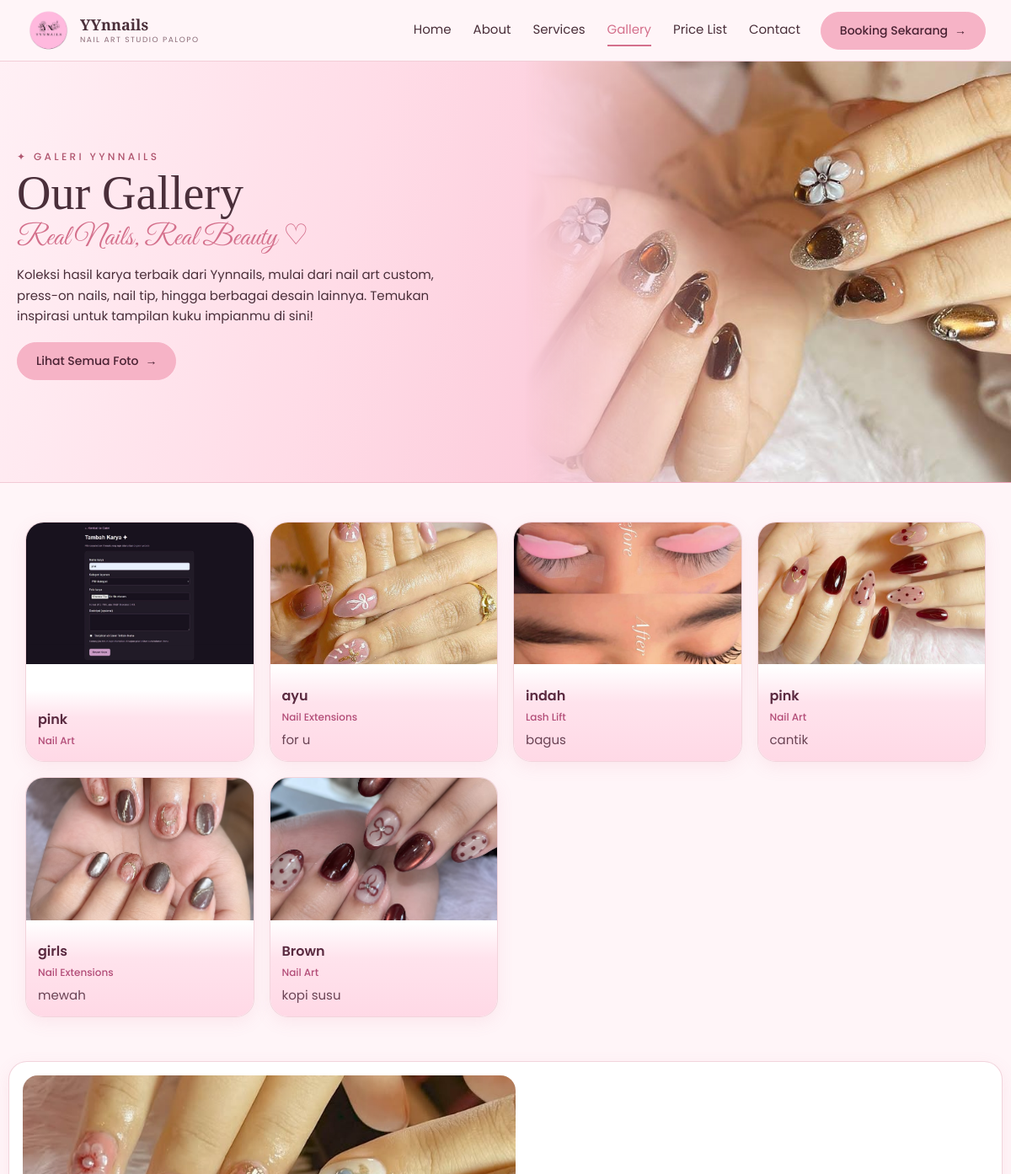
Before: /gallery.php (upper part) with the older database file.
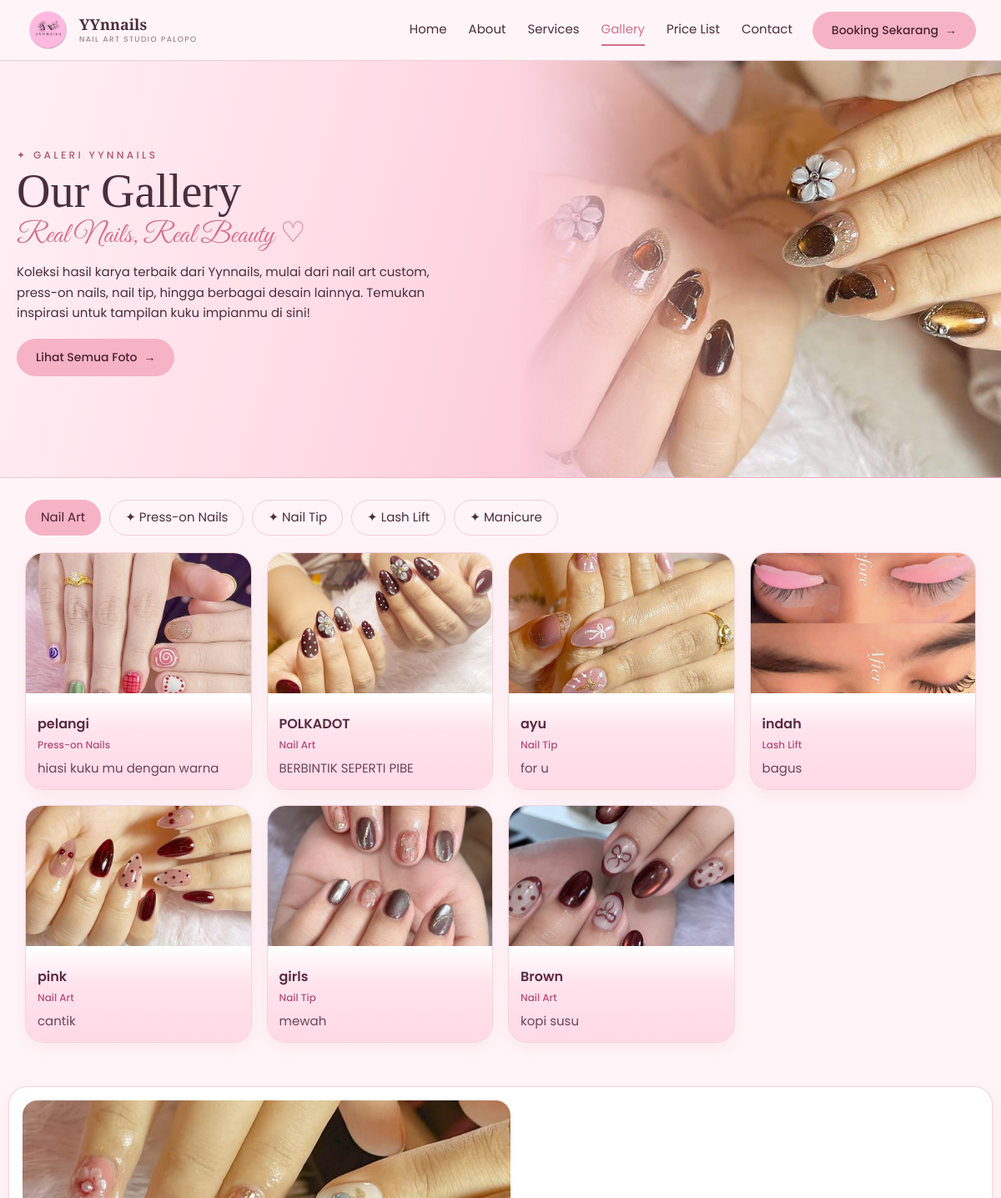
After: the same page with the newer database file.
### tables this page shows
CREATE TABLE IF NOT EXISTS `galeri` (
  `id_galeri` int unsigned NOT NULL AUTO_INCREMENT,
  `judul` varchar(150) NOT NULL,
  `kategori` varchar(100) NOT NULL,
  `foto` varchar(255) NOT NULL,
  `deskripsi` text,
  `created_at` timestamp NOT NULL DEFAULT CURRENT_TIMESTAMP,
  `karya_terbaik` tinyint(1) NOT NULL DEFAULT '0',
  PRIMARY KEY (`id_galeri`)
);

CREATE TABLE IF NOT EXISTS `layanan` (
  `id_layanan` int NOT NULL AUTO_INCREMENT,
  `nama_layanan` varchar(100) NOT NULL,
  `deskripsi` text NOT NULL,
  `harga` decimal(12,2) NOT NULL,
  `satuan` varchar(20) NOT NULL DEFAULT '',
  `gambar` varchar(255) NOT NULL DEFAULT '',
  `gambar_harga` varchar(255) NOT NULL DEFAULT '',
  `ikon` varchar(20) NOT NULL DEFAULT '✦',
  `kategori` varchar(30) NOT NULL,
  `kelompok` enum('utama','lainnya') NOT NULL DEFAULT 'utama',
  `urutan` int NOT NULL DEFAULT '0',
  `tampil_layanan` tinyint(1) NOT NULL DEFAULT '1',
  `tampil_harga` tinyint(1) NOT NULL DEFAULT '1',
  `bisa_booking` tinyint(1) NOT NULL DEFAULT '1',
  `unggulan` tinyint(1) NOT NULL DEFAULT '0',
  `aktif` tinyint(1) NOT NULL DEFAULT '1',
  `durasi_menit` int NOT NULL DEFAULT '60',
  PRIMARY KEY (`id_layanan`)
);

### gallery.php (called while the page is built)
<?php
require __DIR__ . '/includes/lib.php';
render_page('gallery');

### data/content.php (called while the page is built, shortened)
<?php
$I = 'assets/img/';
$JAM = ['10:00','11:00','13:00','14:00','15:00','16:00','17:00','19:00'];
$cats = [['Semua'], ['Nail Art','nailart','✦'], ['Press-on Nails','presson','🎀'], ['Nail Tip','tip','🦋'],
         ['Lash Lift','lash','👁'], ['Manicure','mani','🪷'],['Remover Nail Art','remover','♡']];
$footerCta = ['Booking Sekarang','booking.php'];

### includes/db.php (called while the page is built)
<?php
function db(): PDO {
  static $koneksi = null;
  if ($koneksi === null) {
    require __DIR__ . '/../config/database.php';
    $koneksi = $pdo;
  }
  return $koneksi;
}

### includes/layanan.php (called while the page is built, shortened)
<?php
require_once __DIR__ . '/db.php';
function layanan_semua(): array {
  static $cache = null;
  try {
    $cache = db()->query(
      'SELECT id_layanan, nama_layanan, deskripsi, harga, satuan, gambar, gambar_harga,
              ikon, kategori, kelompok, tampil_layanan, tampil_harga, bisa_booking, unggulan
       FROM layanan
       WHERE aktif = 1
       ORDER BY urutan, id_layanan'
    )->fetchAll();
  } catch (Throwable $e) {
    error_log('Gagal memuat layanan: ' . $e->getMessage());
    $cache = [];
  }
  return $cache;
}
function layanan_nama_booking(): array {
  $nama = [];
  foreach (layanan_semua() as $r) {
    if ((int) $r['bisa_booking'] === 1) $nama[] = $r['nama_layanan'];
  }
  return $nama;
}

### includes/lib.php (the view, shortened to what this page needs)
<?php
$C = require __DIR__ . '/../data/content.php';
function e($s){ return htmlspecialchars((string)$s, ENT_QUOTES, 'UTF-8'); }
function nl($s){ return nl2br(e($s)); }
function g($a, $k, $d = ''){ return $a[$k] ?? $d; }
function u($x){
  global $C; $s = $C['site'];
  $m = [
    '@wa'=>'https://wa.me/'.$s['wa'],
    '@ig'=>$s['ig'],
    '@tt'=>$s['tt'],
    '@fb'=>$s['fb'],
    '@mail'=>'mailto:'.$s['email'],
    '@maps'=>$s['maps'],
    '@contact'=>'contact.php'
  ];
  return e($m[$x] ?? $x);
}
function img($src, $alt = ''){
  if ($src && is_file(dirname(__DIR__).'/'.$src)) return '<img src="'.e($src).'" alt="'.e($alt).'" loading="lazy">';
  return '<div class="ph"><span>'.e($alt).'</span></div>';
}
function btn($b){ $st = $b[2] ?? 'primary'; return '<a class="btn '.e($st).'" href="'.u($b[1]).'">'.e($b[0]).' <i>→</i></a>'; }
function btns($a){ $o = ''; foreach ($a ?: [] as $b) $o .= btn($b); return $o ? '<div class="btns">'.$o.'</div>' : ''; }
function chips($f){
  $o = '<div class="chips">';
  foreach ($f as $k => $c) $o .= '<button type="button" class="chip'.($k ? '' : ' on').'" data-f="'.($k ? e($c[1]) : '*').'">'.($k ? '<span>'.e($c[2] ?? '✦').'</span> ' : '').e($c[0]).'</button>';
  return $o.'</div>';
}
function logo(){
    return '<a class="logo" href="index.php">'
        . '<img src="assets/img/logo.png" alt="Logo Yynnails" class="logo-img">'
        . '<span class="logo-text">'
        . '<b>YYnnails</b>'
        . '<small>NAIL ART STUDIO PALOPO</small>'
        . '</span>'
        . '</a>';
}
require_once __DIR__ . '/booking.php';
require_once __DIR__ . '/db.php';
require_once __DIR__ . '/layanan.php';
require_once __DIR__ . '/header.php';
require_once __DIR__ . '/footer.php';
function render_page($k){
  global $C; $p = $C['pages'][$k];
  top($p);
  foreach ($p['sections'] as $s) { $f = 's_'.$s['type']; if (function_exists($f)) $f($s); }
  foot();
}
function s_hero($s){
  echo '<section class="hero">';
  echo '<div class="hero-layout">';
  echo '<div class="hero-copy">';
  echo '<p class="eyebrow">✦ '.e(g($s,'eyebrow')).'</p>';
  echo '<h1>'.e($s['title']).'</h1>';
  echo '<p class="script">'.e(g($s,'script')).'</p>';
  echo '<p class="lead">'.nl(g($s,'text')).'</p>';
  echo btns(g($s,'buttons',[]));
  echo '</div>';
  echo '<div class="himg">';
  echo img(g($s,'image'), $s['title']);
  echo '</div>';
  echo '</div></section>';
}
function s_gallery($s){
  $pdo = db();
  $kategoriList = layanan_nama_booking();
  try {
    $stmt = $pdo->query(
      'SELECT judul, kategori, foto, deskripsi
       FROM galeri
       ORDER BY created_at DESC, id_galeri DESC'
    );
    $karya = $stmt->fetchAll(PDO::FETCH_ASSOC);
  } catch (Throwable $e) {
    error_log('Gagal memuat galeri: ' . $e->getMessage());
    $karya = [];
  }
  echo '<section class="sec" id="semua"><div class="wrap" data-filter-scope>';
  $filter = [];
  foreach ($kategoriList as $kategori) {
    $filter[] = [$kategori, $kategori, '✦'];
  }
  echo chips($filter);
  echo '<div class="grid g4 k-gal">';
  foreach ($karya as $i) {
    $kategori = $i['kategori'] ?? '';
    $foto = $i['foto'] ?? '';
    $pathFoto = dirname(__DIR__) . '/' . ltrim($foto, '/');
    if ($foto === '' || !is_file($pathFoto)) {
      continue;
    }
    echo '<article class="card" data-cat="' . e($kategori) . '">';
    echo '<div class="cimg">' . img($foto, $i['judul']) . '</div>';
    echo '<div class="cap"><div>';
    echo '<h3>' . e($i['judul']) . '</h3>';
    echo '<small>' . e($kategori) . '</small>';
    if (!empty($i['deskripsi'])) {
      echo '<p>' . nl($i['deskripsi']) . '</p>';
    }
    echo '</div></div></article>';
  }
  echo '</div></div></section>';
}
function s_detail($s){
  echo '<section class="sec" id="detail"><div class="wrap detail"><div class="slider" data-imgs="'.e(json_encode($s['images'])).'">'.img($s['images'][0], $s['title'])
     . '<button type="button" class="prev">‹</button><button type="button" class="next">›</button><span class="cnt">1 / '.count($s['images']).'</span></div>'
     . '<div><p class="eyebrow">'.e($s['eyebrow']).'</p><h2>'.e($s['title']).'</h2><p>'.nl($s['text']).'</p><div class="tags">';
  echo '</div><div class="share"><span>Share:</span>';
  echo '</div></div></div></section>';
}

### includes/header.php
<?php
require_once __DIR__ . '/navbar.php';
function top($p){
  global $C;
  echo '<!doctype html><html lang="id"><head><meta charset="utf-8"><meta name="viewport" content="width=device-width,initial-scale=1">'
     . '<title>'.e($p['title']).' – '.e($C['site']['name']).'</title>'
     . '<link rel="icon" type="image/png" href="assets/img/favicon.png?v=2"><link rel="shortcut icon" href="favicon.ico?v=2">'
     . '<link rel="preconnect" href="https://fonts.googleapis.com"><link rel="preconnect" href="https://fonts.gstatic.com" crossorigin>'
     . '<link href="https://fonts.googleapis.com/css2?family=Great+Vibes&family=Playfair+Display:wght@400;500;600&family=Poppins:wght@300;400;500;600&display=swap" rel="stylesheet">'
. '<link rel="stylesheet" href="https://cdnjs.cloudflare.com/ajax/libs/font-awesome/6.7.2/css/all.min.css">'
. '<link rel="stylesheet" href="assets/css/style.css"></head><body data-wa="'.e($C['site']['wa']).'">'
     . '<header class="top"><div class="wrap nav">'.logo().'<button class="burger" aria-label="Menu">☰</button><nav>';
  navbar();
  echo '</nav>'.btn($C['cta_nav']).'</div></header><main>';
}

### includes/navbar.php
<?php
function navbar(){
  global $C;
  $cur = basename($_SERVER['SCRIPT_NAME']);
  $pageKey = pathinfo($cur, PATHINFO_FILENAME);
foreach ($C['nav'] as $n) {
  $navKey = $n[0] === 'Price List'
    ? 'pricelist'
    : strtolower($n[0]);
  $isActive = ($pageKey === 'index' && $navKey === 'home')
    || ($pageKey === $navKey);
  echo '<a href="'.e($n[1]).'" data-nav="'.e($navKey).'"'
    .($isActive ? ' class="on"' : '')
    .'>'.e($n[0]).'</a>';
}
}

### includes/footer.php (shortened to what this page needs)
<?php
function foot(){
  global $C; $s = $C['site'];
  echo '</main><footer><div class="wrap foot">'.logo().'<p>'.e($s['footer_text']).'</p>'.socials().'<nav class="fnav">';
  echo '</nav></div><div class="wrap copy"><span>'.e($s['copyright']).'</span><span>'.e($s['footer_note']).' <a class="admin-link" href="admin/login.php">Admin</a></span></div></footer>'
     . '<script src="assets/js/app.js"></script></body></html>';
}

Changed rows visible on the page:
removed galeri: foto (picture), judul "pink", kategori "Nail Art"
added layanan: c "✦", nama_layanan "Manicure"
added galeri: foto (picture), judul "pelangi", kategori "Press-on Nails", deskripsi "hiasi kuku mu dengan warna"
added galeri: foto (picture), judul "POLKADOT", kategori "Nail Art", deskripsi "BERBINTIK SEPERTI PIBE"
changed galeri "ayu": kategori "Nail Extensions" → "Nail Tip"
changed galeri "girls": kategori "Nail Extensions" → "Nail Tip"
Other visible differences:
new list line: "Nail Art ✦ Press-on Nails ✦ Nail Tip ✦ Lash Lift"
